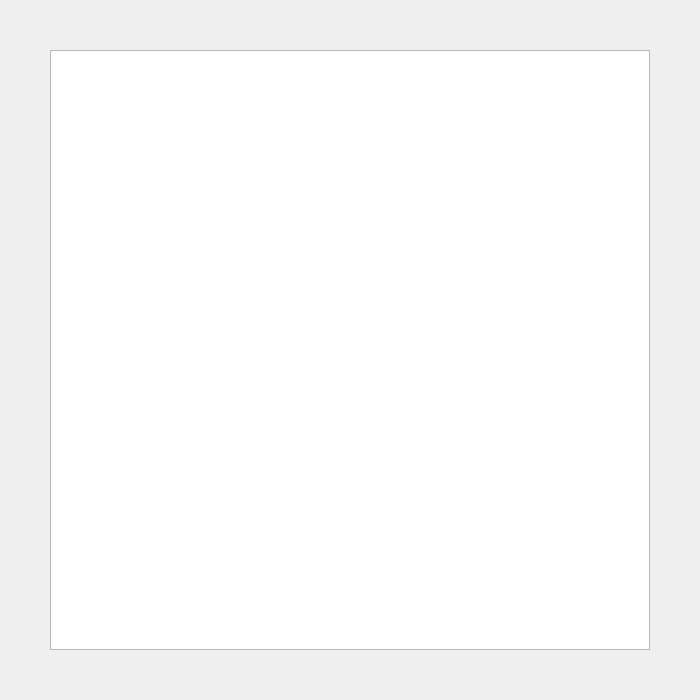
<?xml version="1.0" encoding="UTF-8"?>
<ui version="4.0">
 <class>Dialog</class>
 <widget class="QDialog" name="Dialog">
  <property name="geometry">
   <rect>
    <x>0</x>
    <y>0</y>
    <width>700</width>
    <height>700</height>
   </rect>
  </property>
  <property name="windowTitle">
   <string>Dialog</string>
  </property>
  <widget class="QGraphicsView" name="graphicsView">
   <property name="enabled">
    <bool>true</bool>
   </property>
   <property name="geometry">
    <rect>
     <x>50</x>
     <y>50</y>
     <width>600</width>
     <height>600</height>
    </rect>
   </property>
  </widget>
  <widget class="QLabel" name="labelp">
   <property name="geometry">
    <rect>
     <x>320</x>
     <y>210</y>
     <width>101</width>
     <height>101</height>
    </rect>
   </property>
   <property name="acceptDrops">
    <bool>true</bool>
   </property>
   <property name="text">
    <string/>
   </property>
   <property name="pixmap">
    <pixmap>pillow.jpg</pixmap>
   </property>
  </widget>
 </widget>
 <resources/>
 <connections/>
</ui>
